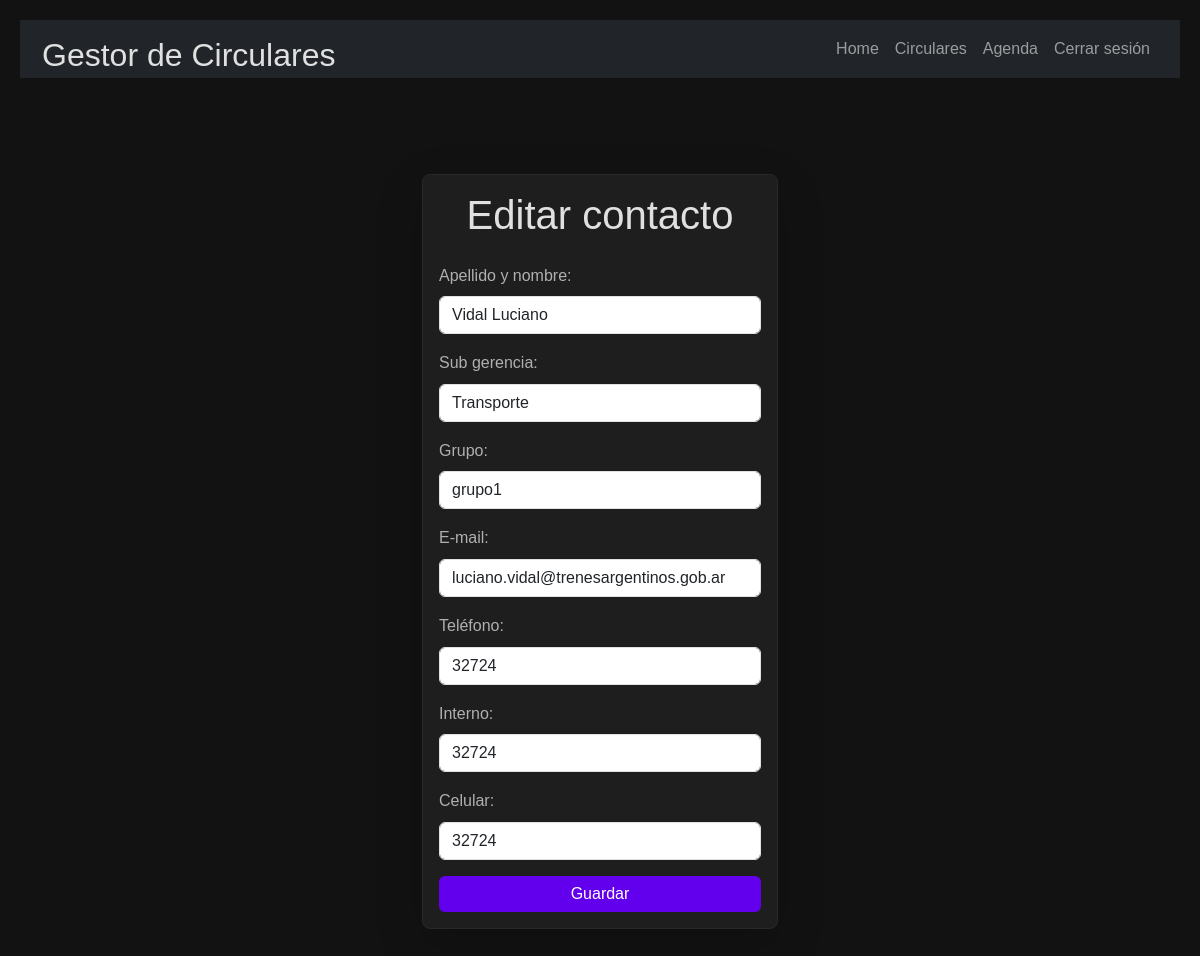
/editContacto/1/ (signed in), run on the app's committed database.
### Agenda/models.py (models this page shows, shortened)
class Agenda(models.Model):
    email= models.CharField(max_length=100, default='')
    apellidoYNombre= models.CharField(max_length=100, default='')
    subGerencia = models.CharField(max_length=100, default='',blank=True)
    grupo = models.CharField(max_length=100, default='',blank=True)
    telefono = models.CharField(max_length=50, default='',blank=True)
    celular = models.CharField(max_length=50, default='',blank=True)
    interno = models.CharField(max_length=20, default='',blank=True)

### Agenda/views.py (the view, shortened to what this page needs)
# urls.py: path('editContacto/<int:id>/', viewsAgenda.editContacto , name='editContacto'),
@login_required
def editContacto(request, id):
    contacto = get_object_or_404(Agenda, pk=id)
    if request.method == 'GET':
        form = AgendaForm(instance=contacto)
        return render(request, "createContacto.html", {
            'form': form,
            'titulo': 'Editar contacto',
        })

### Agenda/forms.py
class AgendaForm(forms.ModelForm):
    class Meta:
        model = Agenda
        fields = ['email','apellidoYNombre', 'subGerencia','grupo', 'telefono','celular','interno']
        widgets = {
            'email': forms.TextInput(attrs={'class':'form-control','placeholder':'Email'}),
            'apellidoYNombre':forms.TextInput(attrs={'class':'form-control','placeholder':'Apellido y Nombre'}),
            'subGerencia': forms.TextInput(attrs={'class':'form-control','placeholder':'SubGerencia'}),
            'grupo': forms.TextInput(attrs={'class':'form-control','placeholder':'grupo'}),
            'telefono': forms.TextInput(attrs={'class':'form-control','placeholder':'Telefono'}),
            'celular': forms.TextInput(attrs={'class':'form-control','placeholder':'Celular'}),
            'interno': forms.TextInput(attrs={'class':'form-control','placeholder':'Interno'})
        }
    telefono = forms.CharField(required=False)  # ❗ Permitir vacío
    celular = forms.CharField(required=False)
    interno = forms.CharField(required=False)
    subGerencia = forms.CharField(required=False)
    grupo = forms.CharField(required=False)

### Agenda/templates/createContacto.html (shortened to what this page needs)
{% extends 'base.html' %}
{% block content %}
<main class="container py-5">
    <div class="row">
        <div class="col-md-4 offset-md-4 mt-5">
            <form method="POST" class="card card-body text-center shadow-lg">
                <h1 class="mb-4">{{ titulo }}</h1>
                <div class="mb-3 text-start">
                    <label for="apellidoYNombre" class="form-label">Apellido y nombre:</label>
                    <input type="text" name="apellidoYNombre" id="apellidoYNombre" class="form-control"
                        placeholder="Ingrese apellido y nombre" autocomplete="name" required
                        value="{{ form.apellidoYNombre.value|default_if_none:'' }}">
                </div>
                <div class="mb-3 text-start">
                    <label for="subGerencia" class="form-label">Sub gerencia:</label>
                    <input type="text" name="subGerencia" id="subGerencia" class="form-control"
                        placeholder="Ingrese la subgerencia"
                        value="{{ form.subGerencia.value|default_if_none:'' }}">
                </div>
                <div class="mb-3 text-start">
                    <label for="grupo" class="form-label">Grupo:</label>
                    <input type="text" name="grupo" id="grupo" class="form-control"
                        placeholder="Ingrese el grupo"
                        value="{{ form.grupo.value|default_if_none:'' }}">
                </div>
                <div class="mb-3 text-start">
                    <label for="email" class="form-label">E-mail:</label>
                    <input type="email" name="email" id="email" class="form-control"
                        placeholder="Ingrese el correo" required
                        value="{{ form.email.value|default_if_none:'' }}">
                </div>
                <div class="mb-3 text-start">
                    <label for="telefono" class="form-label">Teléfono:</label>
                    <input type="text" name="telefono" id="telefono" class="form-control"
                        placeholder="Ingrese el teléfono"
                        value="{{ form.telefono.value|default_if_none:'' }}">
                </div>
                <div class="mb-3 text-start">
                    <label for="interno" class="form-label">Interno:</label>
                    <input type="text" name="interno" id="interno" class="form-control"
                        placeholder="Ingrese el interno"
                        value="{{ form.interno.value|default_if_none:'' }}">
                </div>
                <div class="mb-3 text-start">
                    <label for="celular" class="form-label">Celular:</label>
                    <input type="text" name="celular" id="celular" class="form-control"
                        placeholder="Ingrese el celular"
                        value="{{ form.celular.value|default_if_none:'' }}">
                </div>
                <button class="btn btn-primary w-100">Guardar</button>
            </form>
        </div>
    </div>
</main>
{% endblock %}

### cargaCircularTrabajo/static/css/style.css (style rules this page uses)
* { margin: 0; padding: 0; box-sizing: border-box; }
body { background-color: #121212; color: #E0E0E0; font-family: 'Arial', sans-serif; line-height: 1.6; padding: 20px; }
button { background-color: #1f1f1f; color: #E0E0E0; border: 1px solid #bb86fc; padding: 10px 15px; cursor: pointer; transition: background 0.3s; }
body { background-color: #121212; color: #E0E0E0; font-family: 'Arial', sans-serif; }
.card { background-color: #1E1E1E; border: 1px solid #292929; color: #B0B0B0; padding: 16px; border-radius: 8px; transition: transform 0.3s ease, box-shadow 0.3s ease; }
h1, h2, h3 { color: #E0E0E0; }
.btn-primary { background-color: #6200EE; color: white; border: none; }

### data on the page
Agenda: apellidoYNombre "Vidal Luciano", subGerencia "Transporte", grupo "grupo1", email "luciano.vidal@trenesargentinos.gob.ar", telefono "32724", interno "32724", celular "32724"

### other printed values
{{ titulo }} "Editar contacto"
